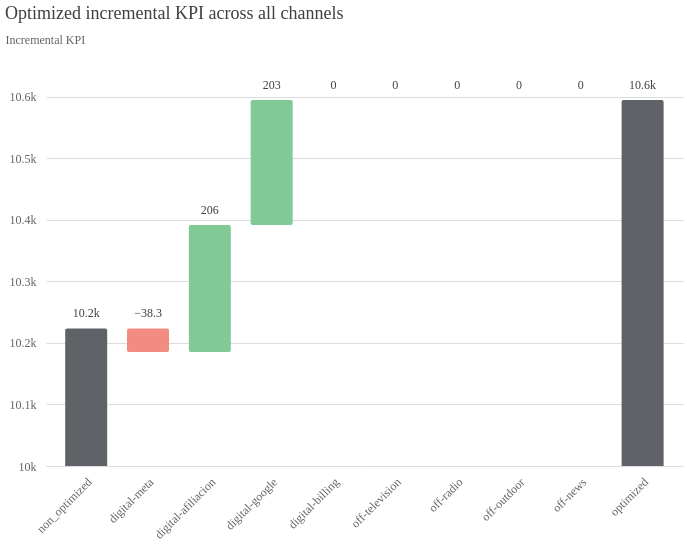

The cell this chart's notebook holds for it:
### Code cell
# NOTA: La fuente Space Grotesk debe estar instalada en el sistema para que el gráfico se vea correctamente
output_filename = f"incremental_outcome_delta_{product}.png"
chart = optimization_results.plot_incremental_outcome_delta(df_dict=dict_final, custom_d_e=(10000, 10650))
chart.save(output_filename)
chart

### Figure 1 — Vega-Lite specification as saved in the notebook (floating-point values rounded to 4 significant figures)
{"config": {"view": {"continuousWidth": 300, "continuousHeight": 300, "strokeOpacity": 0}, "axis": {"labelColor": "#5F6368", "labelFont": "Space Grotesk", "labelFontSize": 12, "titleColor": "#5F6368", "titleFont": "Space Grotesk", "titleFontSize": 12, "titleFontWeight": "normal"}}, "layer": [{"mark": {"type": "bar", "clip": true, "cornerRadius": 2, "size": 42}, "encoding": {"color": {"condition": [{"test": "datum.channel === 'non_optimized' || datum.channel === 'optimized'", "value": "#5F6368"}, {"test": "datum.incremental_outcome < 0", "value": "#F28B82"}], "value": "#81C995"}, "tooltip": [{"field": "channel", "type": "nominal"}, {"field": "incremental_outcome", "type": "quantitative"}], "x": {"axis": {"domainColor": "#DADCE0", "labelAngle": -45, "labelPadding": 10, "ticks": false}, "field": "channel", "scale": {"paddingOuter": 0.2}, "sort": null, "title": null, "type": "nominal"}, "y": {"axis": {"domain": false, "labelExpr": "replace(format(datum.value, '.3~s'), 'G', 'B')", "labelPadding": 10, "tickCount": 5, "ticks": false, "title": "Incremental KPI", "titleAlign": "left", "titleAngle": 0, "titleY": -20}, "field": "prev_sum", "scale": {"domain": [10000.0, 10650.0]}, "type": "quantitative"}, "y2": {"field": "sum_outcome"}}, "transform": [{"window": [{"op": "sum", "field": "incremental_outcome", "as": "sum_outcome"}, {"op": "lead", "field": "channel", "as": "lead_channel"}]}, {"calculate": "datum.lead_channel === null ? datum.channel : datum.lead_channel", "as": "calc_lead"}, {"calculate": "datum.channel === 'optimized' ? 0 : datum.sum_outcome - datum.incremental_outcome", "as": "prev_sum"}, {"calculate": "datum.channel === 'optimized' ? replace(format(datum.sum_outcome, '.3~s'), 'G', 'B') : replace(format(datum.incremental_outcome, '.3~s'), 'G', 'B')", "as": "calc_amount"}, {"calculate": "datum.sum_outcome < datum.prev_sum ? datum.prev_sum : datum.sum_outcome", "as": "text_y"}]}, {"mark": {"type": "text", "baseline": "top", "color": "#3C4043", "dy": -20, "font": "Space Grotesk", "fontSize": 12}, "encoding": {"text": {"field": "calc_amount", "type": "nominal"}, "x": {"axis": {"domainColor": "#DADCE0", "labelAngle": -45, "labelPadding": 10, "ticks": false}, "field": "channel", "scale": {"paddingOuter": 0.2}, "sort": null, "title": null, "type": "nominal"}, "y": {"field": "text_y", "type": "quantitative"}}, "transform": [{"window": [{"op": "sum", "field": "incremental_outcome", "as": "sum_outcome"}, {"op": "lead", "field": "channel", "as": "lead_channel"}]}, {"calculate": "datum.lead_channel === null ? datum.channel : datum.lead_channel", "as": "calc_lead"}, {"calculate": "datum.channel === 'optimized' ? 0 : datum.sum_outcome - datum.incremental_outcome", "as": "prev_sum"}, {"calculate": "datum.channel === 'optimized' ? replace(format(datum.sum_outcome, '.3~s'), 'G', 'B') : replace(format(datum.incremental_outcome, '.3~s'), 'G', 'B')", "as": "calc_amount"}, {"calculate": "datum.sum_outcome < datum.prev_sum ? datum.prev_sum : datum.sum_outcome", "as": "text_y"}]}], "data": {"name": "data-2466cbce5dfc0c790dfbc252f6172faa"}, "height": 400, "title": {"text": "Optimized incremental KPI across all channels", "anchor": "start", "color": "#3C4043", "font": "Space Grotesk", "fontSize": 18, "fontWeight": "normal", "offset": 10}, "width": 636.8, "$schema": "https://vega.github.io/schema/vega-lite/v6.1.0.json", "datasets": {"data-2466cbce5dfc0c790dfbc252f6172faa": [{"channel": "non_optimized", "incremental_outcome": 10220.0}, {"channel": "digital-meta", "incremental_outcome": -38.32}, {"channel": "digital-afiliacion", "incremental_outcome": 206.2}, {"channel": "digital-google", "incremental_outcome": 203.2}, {"channel": "digital-billing", "incremental_outcome": 0.0}, {"channel": "off-television", "incremental_outcome": 0.0}, {"channel": "off-radio", "incremental_outcome": 0.0}, {"channel": "off-outdoor", "incremental_outcome": 0.0}, {"channel": "off-news", "incremental_outcome": 0.0}, {"channel": "optimized", "incremental_outcome": 0.0}]}}
